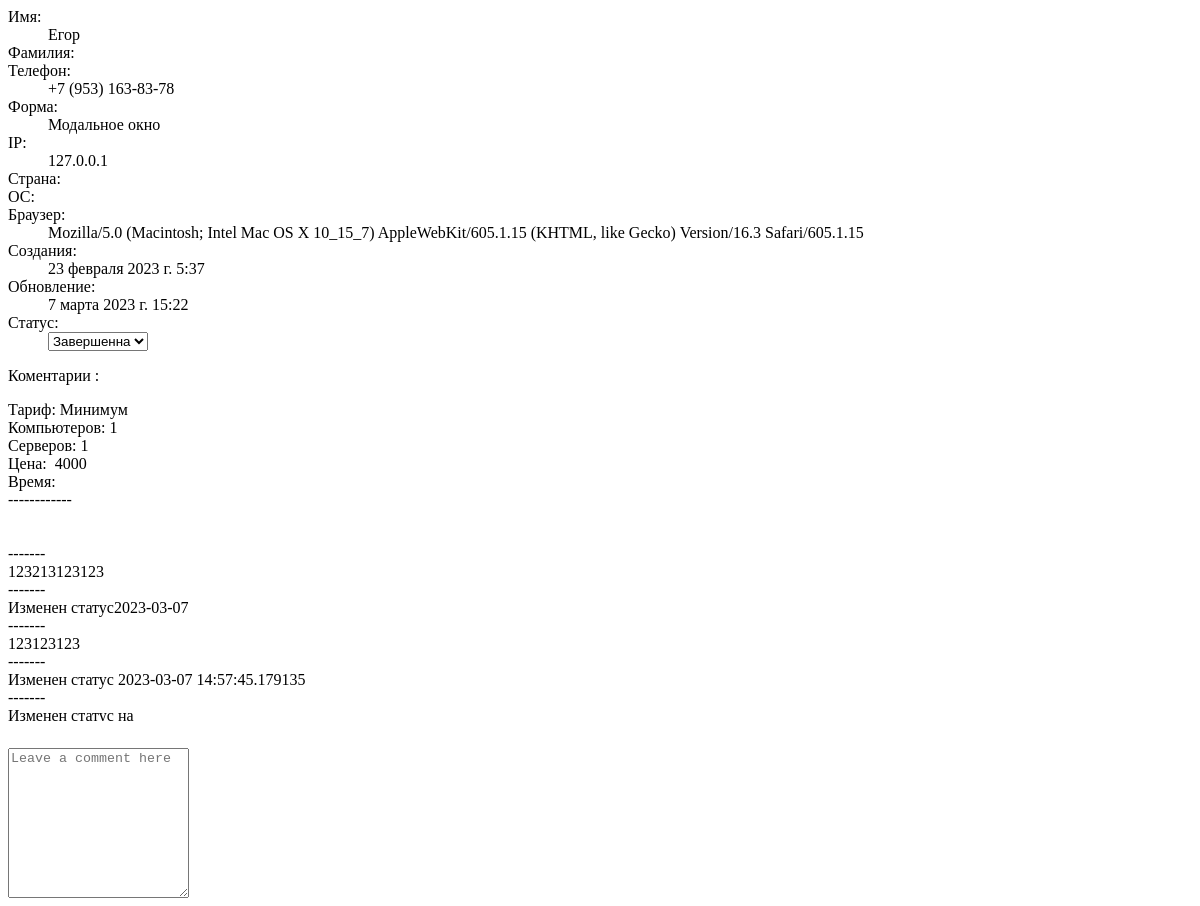
/orders/31/ (signed in), run on an earlier commit of the app's database.
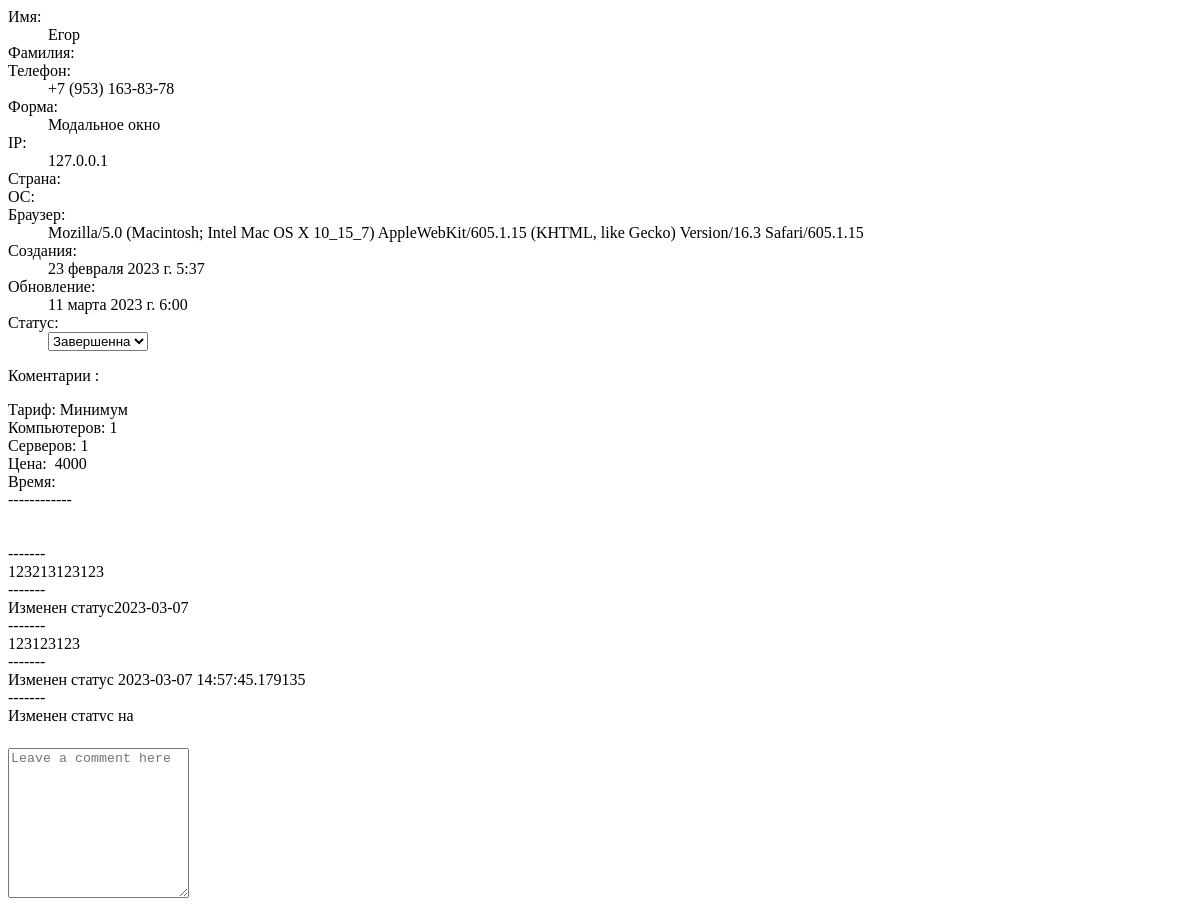
And on a later commit of the database.
### landing/models.py (models this page shows, shortened)
class bids(models.Model):
	STATUS_BID = [
        ('new', 'Новая'),
        ('processing', 'Обработка'),
        ('completed', 'Завершенна'),
    ]
	name = models.CharField(max_length=100, db_index=True,verbose_name="Имя",blank=True)
	last_name = models.CharField(max_length=100, db_index=True,verbose_name="Фамилия",blank=True)
	mail = models.CharField(max_length=100, db_index=True,verbose_name="Почта",blank=True)
	tel = models.CharField(max_length=100, db_index=True,verbose_name="Телефон",blank=True)
	message = models.TextField(db_index=True,verbose_name="Сообщение",null=True,blank=True)
	which = models.CharField(max_length=100, db_index=True,verbose_name="Форма отправки",blank=True)
	ip = models.CharField(max_length=100, db_index=True,verbose_name="IP",blank=True)
	country = models.CharField(max_length=100, db_index=True,verbose_name="Страна",blank=True)
	os = models.CharField(max_length=100, db_index=True,verbose_name="Операционная система",blank=True)
	browser = models.CharField(max_length=200, db_index=True,verbose_name="Браузер",blank=True)
	data = models.FileField(upload_to="files/%Y/%m/%d/",blank=True,verbose_name="Фаил")
	time_create = models.DateTimeField(auto_now_add=True,verbose_name="Время отправки",blank=True)
	time_update = models.DateTimeField(auto_now=True,verbose_name="Последнее обновление",blank=True)
	status = models.TextField(blank=True,verbose_name="Статус",choices=STATUS_BID)
	class Meta:
		verbose_name = 'Заявка'
		verbose_name_plural = 'Заявки'

### landing/views.py (the view)
# urls.py: path('orders/<int:order_id>/',getOrderOut,name='order_id'),
@login_required
def getOrderOut(request, order_id):
	order = bids.objects.get(id=order_id)
	out_line = {}
	out_line['order'] = order
	print(order.STATUS_BID[0][0])
	return render(request,'modals/order.html',out_line)

### landing/templates/modals/order.html (shortened to what this page needs)
<div class="container-fluid">
                <div class="row">
                    <div class="col-7">
                    	<dl class="row mb-0">
					        <dt class="col-sm-3">Имя:</dt>
					        <dd class="col-sm-9">{{ order.name }}</dd>
					        <dt class="col-sm-3">Фамилия:</dt>
					        <dt class="col-sm-3">Телефон:</dt>
					        <dd class="col-sm-9">{{ order.tel }}</dd>
					        <dt class="col-sm-3">Форма:</dt>
					        <dd class="col-sm-9">{{ order.which }}</dd>
					        <dt class="col-sm-3">IP:</dt>
					        <dd class="col-sm-9">{{ order.ip }}</dd>
					        <dt class="col-sm-3">Страна:</dt>
					        <dt class="col-sm-3">ОС:</dt>
					        <dt class="col-sm-3">Браузер:</dt>
					        <dd class="col-sm-9">{{ order.browser }}</dd>
					        <dt class="col-sm-3">Создания:</dt>
					        <dd class="col-sm-9">{{ order.time_create }}</dd>
					        <dt class="col-sm-3">Обновление:</dt>
					        <dd class="col-sm-9">{{ order.time_update }}</dd>
					        <dt class="col-sm-3">Статус:</dt>
					        <dd class="col-sm-9">
					        <select name="status" class="form-select mb-3" aria-label="Default select example">
					        	{% for item in order.STATUS_BID %}
					        		{% if order.status in item.0 %}
				                		<option value="{{ item.0 }}" selected="">{{ item.1 }}</option>
				                	{% else %}
				                		<option value="{{ item.0 }}">{{ item.1 }}</option>
				                	{% endif %}
				                {% endfor %}
				            </select>
				            </dd>
					    </dl>
                    </div>
                    <div class="col-5 text-light bg-dark p-3 rounded" style="height: 381px;">
                    	<p>Коментарии :</p>
                    	<p style=" height: 320px; overflow-x:auto; white-space: pre-wrap;">{{ order.message }}</p>
                    </div>
                </div>
                <div class="row">
                <textarea name="text-attach" class="form-control" placeholder="Leave a comment here" id="floatingTextarea" style="height: 150px;"></textarea>
                </div>
            </div>

What changed in the data, as far as the page shows it:
changed bids "Егор": time_update "7 марта 2023 г. 15:22" → "11 марта 2023 г. 6:00"
